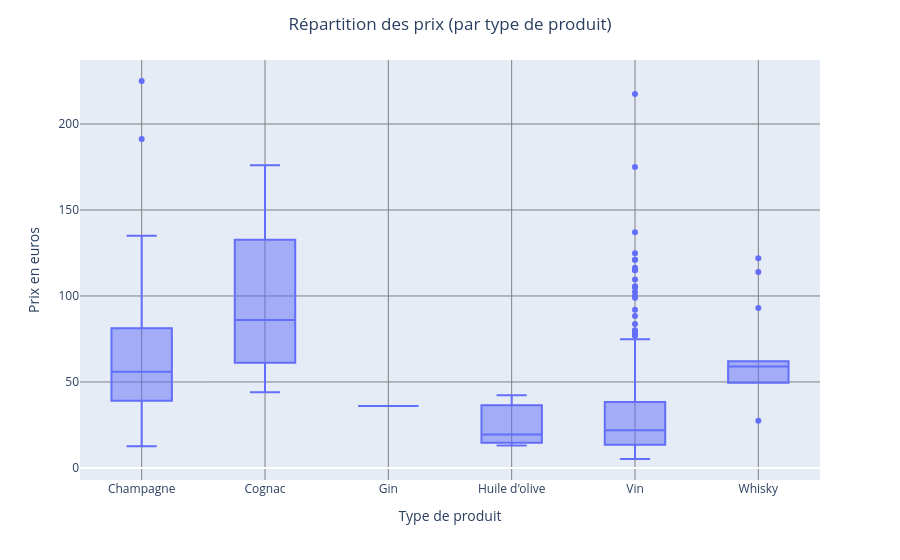

The notebook cell this image was saved under:
### Code cell
#Autre méthode avec plotly express
figure = px.box(df_merge, x='product_type', y='price', labels={'product_type':'Type de produit','price':'Prix en euros'}, 
                category_orders={'product_type': sorted(df_merge['product_type'].dropna().unique())})
figure.update_xaxes(showgrid=True, gridwidth=1, gridcolor='grey')
figure.update_yaxes(showgrid=True, gridwidth=1, gridcolor='grey')
figure.update_layout(title_text='Répartition des prix (par type de produit)',title_x=0.5)

### Figure 1 — Plotly figure (JSON) as saved in the notebook; plotly's stock layout.template omitted (floating-point values rounded to 4 significant figures; data arrays with more than 128 entries replaced by an {"elided": "..."} marker saying what was removed)
{"data": [{"alignmentgroup": "True", "hovertemplate": "Type de produit=%{x}<br>Prix en euros=%{y}<extra></extra>", "legendgroup": "", "marker": {"color": "#636efa"}, "name": "", "notched": false, "offsetgroup": "", "orientation": "v", "showlegend": false, "type": "box", "x": {"elided": "714 str values"}, "x0": " ", "xaxis": "x", "y": {"elided": "714 float values"}, "y0": " ", "yaxis": "y"}], "layout": {"boxmode": "group", "legend": {"tracegroupgap": 0}, "margin": {"t": 60}, "title": {"text": "Répartition des prix (par type de produit)", "x": 0.5}, "xaxis": {"anchor": "y", "categoryarray": ["Champagne", "Cognac", "Gin", "Huile d'olive", "Vin", "Whisky"], "categoryorder": "array", "domain": [0, 1], "gridcolor": "grey", "gridwidth": 1, "showgrid": true, "title": {"text": "Type de produit"}}, "yaxis": {"anchor": "x", "domain": [0, 1], "gridcolor": "grey", "gridwidth": 1, "showgrid": true, "title": {"text": "Prix en euros"}}}}
